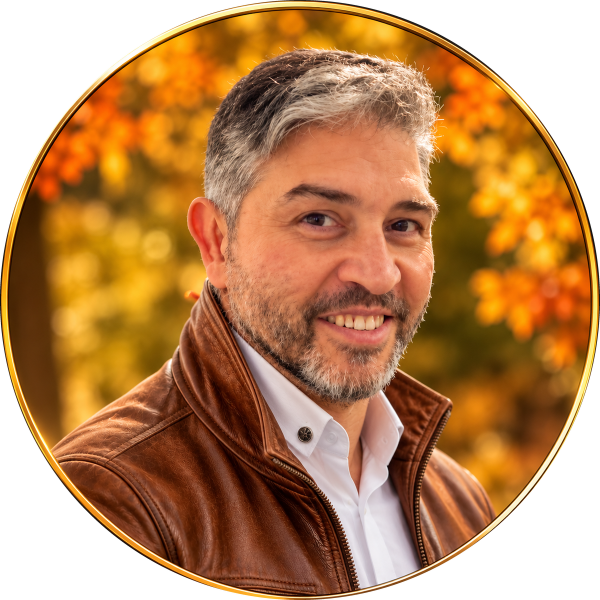
#> input picture src/assets/team/portrait.png, 1200 x 1200 px (shown at 1/2 size)
$ python make-portrait.py ../src/assets/team/portrait.png
#> lines starting #> are read from the running program, lines starting #| are printed output that depends on the picture; after the words box and inside, x2 and y2 are one past the last pixel; in counts of white or black regions, pixels touching at a corner belong together
"""Schneidet das Porträt kreisrund am Goldrahmen aus (Rahmen bleibt erhalten, Ecken transparent).

Aufruf:  python scripts/make-portrait.py "<pfad-zum-foto>"
Ergebnis: src/assets/team/portrait.png
"""
import pathlib
import sys
from PIL import Image, ImageDraw

ROOT = pathlib.Path(__file__).resolve().parent.parent
src = Image.open(sys.argv[1]).convert("RGB")
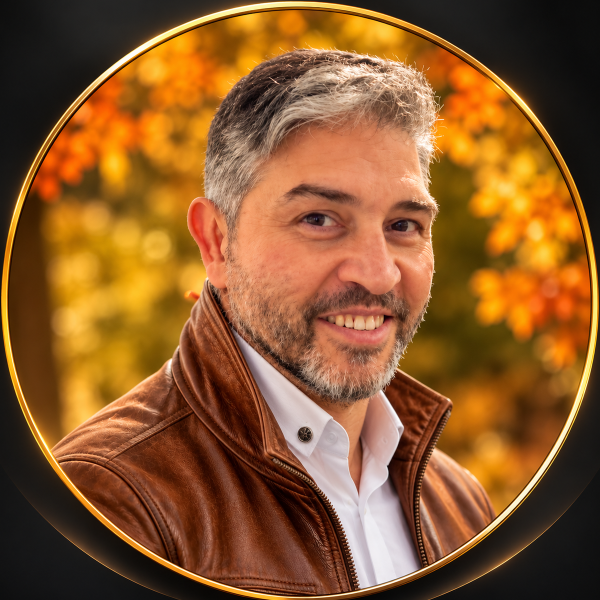
#> src: PIL image 1200x1200 RGB (shown at 1/2 size); mean R, G, B 138, 88.5, 43.1
W, H = src.size
#> W = 1200; H = 1200
px = src.load()


def is_gold(p):
    r, g, b = p
    return r > 150 and g > 90 and r - b > 70 and r > g


def first(points):
    for x, y in points:
        if is_gold(px[x, y]):
            return x, y
    raise SystemExit("Goldrahmen nicht gefunden")


# Äußere Kante des Goldrahmens in vier Richtungen suchen
cx, cy = W // 2, H // 2
#> cx = 600; cy = 600
left = first((x, cy) for x in range(W))[0]
#> left = 2
right = first((x, cy) for x in range(W - 1, -1, -1))[0]
#> right = 1196
top = first((cx, y) for y in range(H))[1]
#> top = 3
bottom = first((cx, y) for y in range(H - 1, -1, -1))[1]
#> bottom = 1196
PAD = 3  # Rahmen samt Kantenglanz vollständig mitnehmen
box = (left - PAD, top - PAD, right + PAD + 1, bottom + PAD + 1)
#> box = (-1, 0, 1200, 1200)
print("Rahmen:", box)
#| Rahmen: (-1, 0, 1200, 1200)

# Ausschnitt auf Quadrat bringen (Rahmen ist leicht oval) → exakter Kreis
size = 1200
out = src.crop(box).resize((size, size), Image.LANCZOS).convert("RGBA")

# Kreismaske mit Kantenglättung (4-fach zeichnen, dann verkleinern)
S = 4
mask = Image.new("L", (size * S, size * S), 0)
#> mask: PIL image 4800x4800 L; every value is 0
ImageDraw.Draw(mask).ellipse([0, 0, size * S - 1, size * S - 1], fill=255)
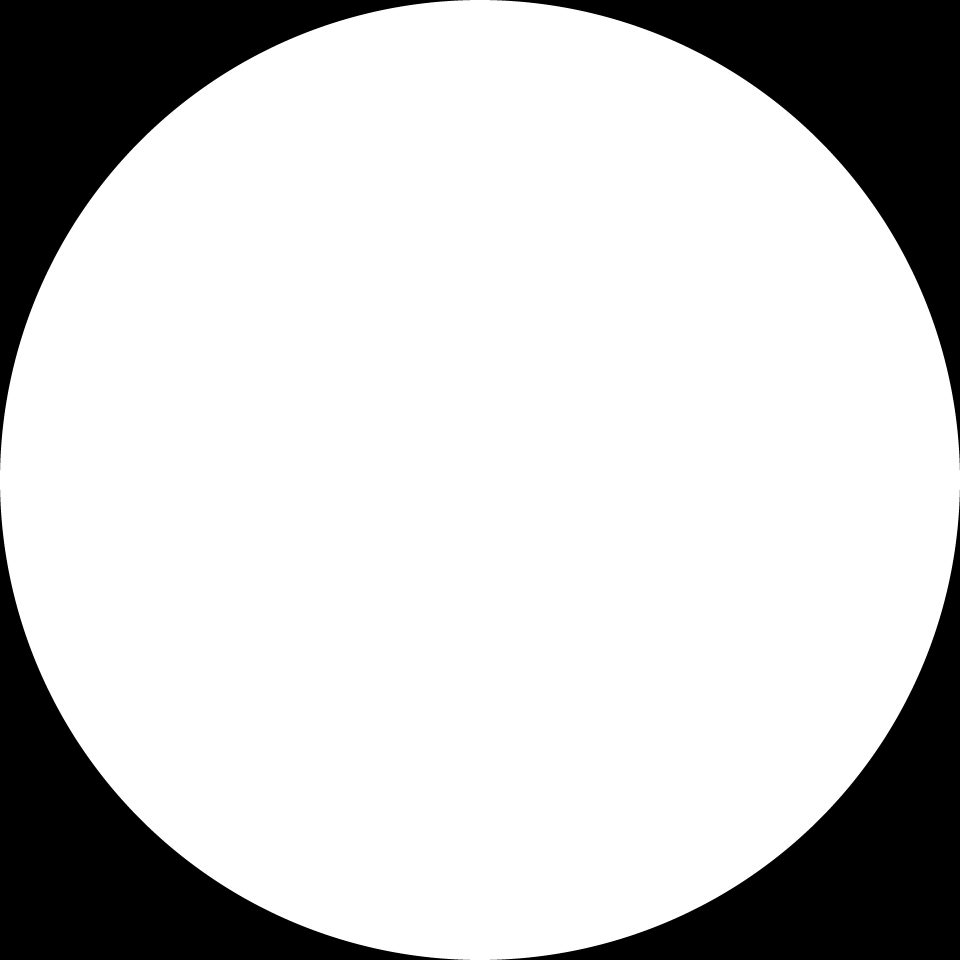
#> mask: PIL image 4800x4800 L (shown at 1/5 size); 78.5% white; 4 black regions, box (x1, y1, x2, y2) and area: (0, 0, 2351, 2351) 1236311, (2449, 0, 4800, 2351) 1236311, (0, 2449, 2351, 4800) 1236311, (2449, 2449, 4800, 4800) 1236311
out.putalpha(mask.resize((size, size), Image.LANCZOS))
dest = ROOT / "src/assets/team/portrait.png"
dest.parent.mkdir(parents=True, exist_ok=True)
out.save(dest, optimize=True)
print("gespeichert:", dest, out.size)
#| gespeichert: src/assets/team/portrait.png (1200, 1200)
